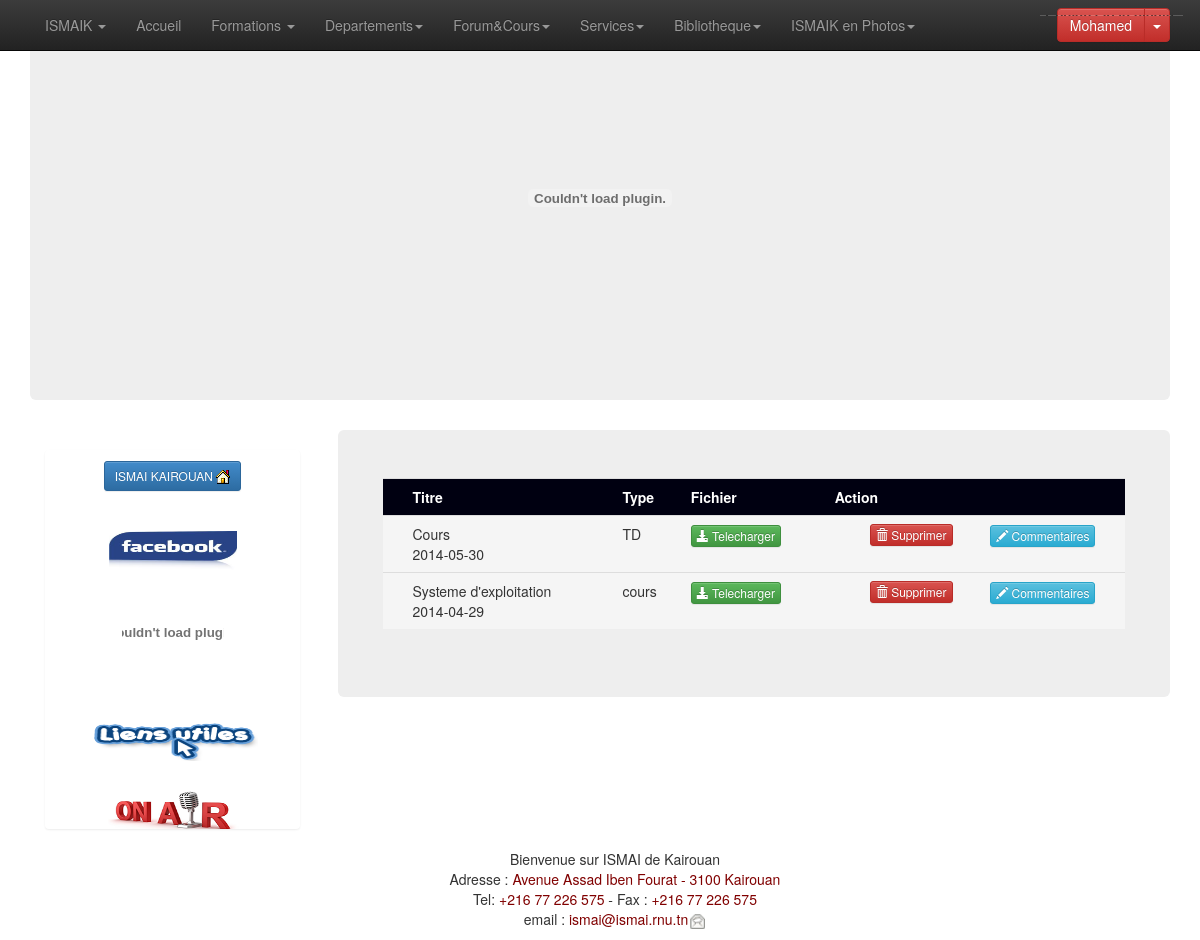
Page /Contenu/listecourprof.php (signed in) on the committed database.
### tables this page shows
CREATE TABLE `cours` (
  `id_cours` int(11) NOT NULL,
  `nom_cours` varchar(50) NOT NULL,
  `description` text NOT NULL,
  `Type_cour` varchar(5) NOT NULL,
  `date_cours` date NOT NULL,
  `file_cour` varchar(50) NOT NULL,
  `utilisateur_id_utilisateur` int(11) NOT NULL
);

### Contenu/listecourprof.php (the view, shortened to what this page needs)
<!DOCTYPE html>
<html lang="fr">
	<head>
		<?php
		include ("incssjs.php");
		?>
	</head>
	<body role="document" style="margin-bottom: 90px;">
		<?php
		include ("menuproff.php");
		?>
		<div class="container theme-showcase" role="main">
			<?php
			include ("baniere.php");
			?>
			<?php
			include ("left.php");
			?>
			<div class="jumbotron" style="width: 73%; float: right;">
				<div class="row">
					<?php
include("config.php");
					$sqlaff = 'select * from  cours , utilisateurs  where `cours`.`utilisateur_id_utilisateur`= `utilisateurs`.`id_utilisateurs` and `utilisateurs`.`id_utilisateurs`="'.$_SESSION['id_utilisateurs'].'"  order by date_cours DESC';
					$req = mysqli_query($base,$sqlaff) or die(mysqli_error($base));
					?>
<table class="table">
<tr style="background:#001 ">
<td style="font-weight:bold"><font  color="#FFFFFF"></font></td>
<td style="font-weight:bold"><font  color="#FFFFFF">Titre</font></td>
	<td style="font-weight:bold"><font  color="#FFFFFF">Type</font></td>
<td style="font-weight:bold"><font  color="#FFFFFF">Fichier</font></td>
<td style="font-weight:bold"><font  color="#FFFFFF">Action</font></td>
<td style="font-weight:bold"><font  color="#FFFFFF"></font></td>
</tr>
					<?php
					$today =date("Y-m-d");
					 while ($data =mysqli_fetch_array($req)) {
					?>
					<tr <?php if($today==$data['date_cours']){ ?>class="info" <?php }else { ?> class="active" <?php } ?>>
                    <?php if($today==$data['date_cours']){ ?><td><img src="images/fixe/new2.gif" alt="" /></td><?php }else { ?><td></td><?php } ?>
                    <td><?php echo $data['nom_cours']; ?><br /><?php echo $data['date_cours']; ?>
                    </td>
                    <td><?php echo $data['Type_cour']; ?></td>
					<td>
                    <?php if($data['file_cour']!=""){ ?>
                    <a class="btn btn-xs btn-success" href="<?php echo $data['file_cour']; ?>">
                     <span class="glyphicon glyphicon-download-alt"></span>
                     Telecharger</a>
                     <?php } ?>
                    </td>
			<td>
						<a href="listecourprof.php?suppr=<?php echo $data['id_cours']; ?>" style="float:right;" type="submit"   class="btn btn-xs btn-danger">
                        <span class="glyphicon glyphicon-trash"></span>
                         Supprimer </a>
					</td>
           				<td>
						<center>
						<a href="commentaireprof.php?id_cour=<?php echo $data['id_cours']; ?>"    class="btn btn-xs btn-info">
                        <span class="glyphicon glyphicon-pencil"></span>
                         Commentaires </a>
                         </center>
					</td>
					</tr>
					<?php } ?>
                    </table>
				</div>
				</div>
			</div>
			<?php
			include ("foot.php");
			?>
			<?php
			include ("fast.php");
			?>
	</body>
</html>

### rows in the picture
cours: nom_cours "Cours", date_cours "2014-05-30", Type_cour "TD"
cours: nom_cours "Systeme d'exploitation", date_cours "2014-04-29", Type_cour "cours"

### other values in the picture
$_SESSION['prenom'] "Mohamed"
